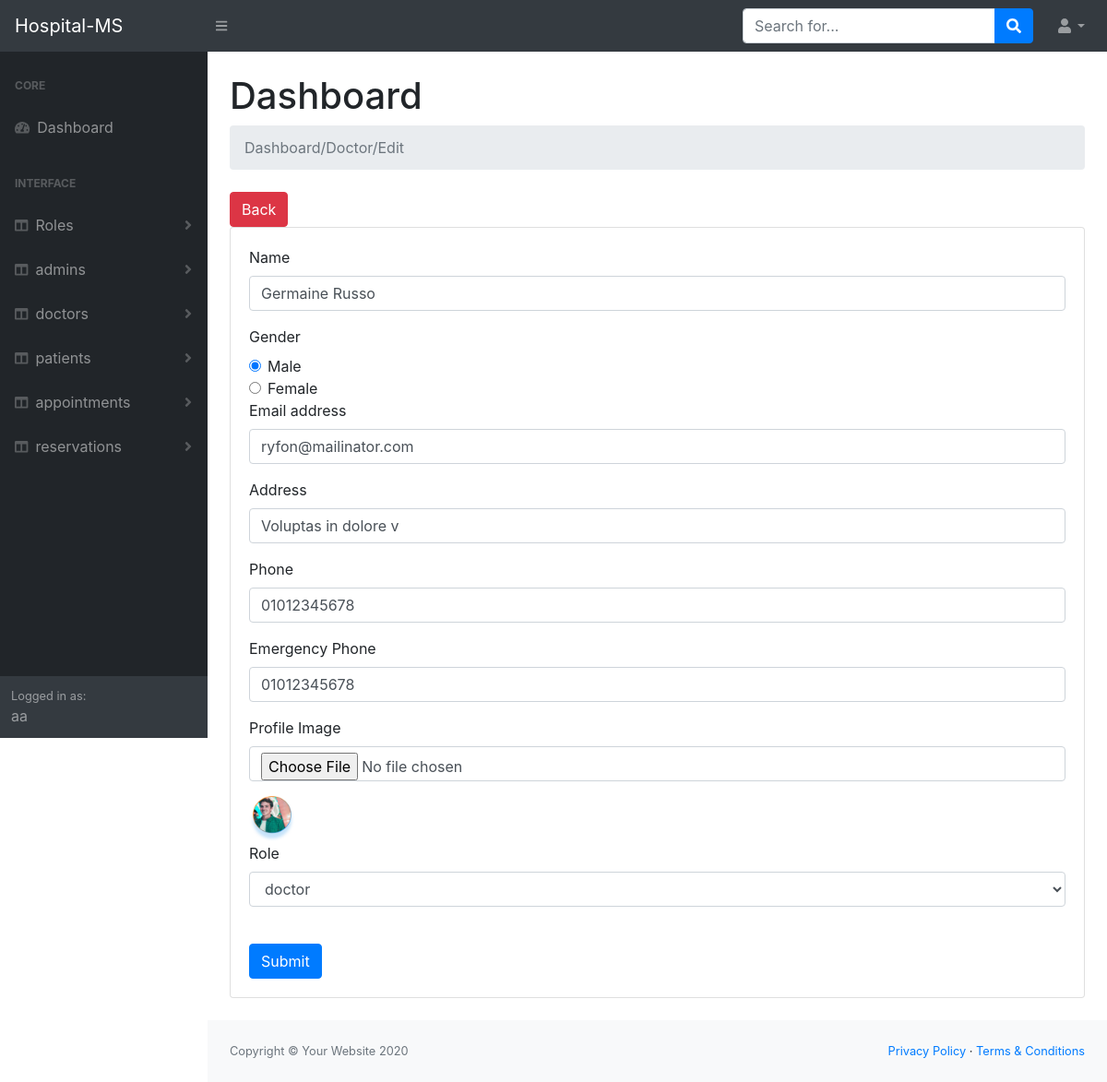
The app's page /Admin/doctors/edit.php?id=22 (signed in) with its own data.
### tables this page shows
CREATE TABLE `users`
(
    `id`             tinyint(4) NOT NULL,
    `name`           char(150) NOT NULL,
    `gender`         tinyint(1) NOT NULL COMMENT '"1 for male, 2 for female" ',
    `email`          char(100) NOT NULL,
    `password`       char(100) NOT NULL,
    `address`        char(150) NOT NULL,
    `phone`          char(11)  NOT NULL,
    `emergencyPhone` char(11)  NOT NULL,
    `image`          char(150) DEFAULT NULL,
    `role_id`        tinyint(100) NOT NULL
);

### Admin/doctors/edit.php (the view, shortened to what this page needs)
<?php
require '../helpers/dbConnection.php';
$id = $_GET['id'];
$sql = "select * from roles where id = 2";
$RoleOp = mysqli_query($con, $sql);
$sql = "select * from users where id = '$id' and role_id = 2";
$op = mysqli_query($con, $sql);
if (mysqli_num_rows($op) == 1) {
    $UserData = mysqli_fetch_assoc($op);
} else {
    $_SESSION['Message'] = ["Message" => "Invalid Id"];
    header("Location: index.php");
    exit();
}
require '../layouts/header.php';
require '../layouts/nav.php';
require '../layouts/sidNav.php';
?>
<main>
    <div class="container-fluid">
        <h1 class="mt-4">Dashboard</h1>
        <ol class="breadcrumb mb-4">
            <li class="breadcrumb-item active">Dashboard/Doctor/Edit</li>
            <?php
            echo '<br>';
            ?>
        </ol>
        <a href='index.php'
           class='btn btn-danger m-r-1em'>Back</a>
        <div class="card mb-4">
            <div class="card-body">
                <form action="edit.php?id=<?php echo($UserData['id']); ?>" method="post"
                      enctype="multipart/form-data">
                    <div class="form-group">
                        <label for="exampleInputName">Name</label>
                        <input type="text" class="form-control" id="exampleInputName" name="name"
                               aria-describedby="" value="<?php echo $UserData['name']; ?>">
                    </div>
                    <label for="gender">Gender</label>
                    <div class="form-check">
                        <input class="form-check-input" type="radio" name="gender"
                               value="male" <?php if ($UserData['gender'] == "1") {
                            echo 'checked';
                        } ?>>
                        <label class="form-check-label" for="male">
                            Male
                        </label>
                    </div>
                    <div class="form-check">
                        <input class="form-check-input" type="radio" name="gender"
                               value="female" <?php if ($UserData['gender'] == "2") {
                            echo 'checked';
                        } ?>>
                        <label class="form-check-label" for="female">
                            Female
                        </label>
                    </div>
                    <div class="form-group">
                        <label for="exampleInputEmail">Email address</label>
                        <input type="email" class="form-control" id="exampleInputEmail1" name="email"
                               aria-describedby="emailHelp"
                               value="<?php echo $UserData['email']; ?>">
                    </div>
                    <div class="form-group">
                        <label for="address">Address</label>
                        <input type="text" class="form-control" id="address" name="address"
                               value="<?php echo $UserData['address']; ?>">
                    </div>
                    <div class="form-group">
                        <label for="phone">Phone</label>
                        <input type="number" class="form-control" id="phone" name="phone"
                               value="<?php echo $UserData['phone']; ?>">
                    </div>
                    <div class="form-group">
                        <label for="emergencyPhone">Emergency Phone</label>
                        <input type="number" class="form-control" id="emergencyPhone" name="emergencyPhone"
                               value="<?php echo $UserData['emergencyPhone']; ?>">
                    </div>
                    <div class="form-group">
                        <label for="image">Profile Image</label>
                        <input type="file" class="form-control" id="image" name="image">
                    </div>
                    <img src="./uploads/<?php echo $UserData['image']; ?>" alt="" height="50px" width="50px"> <br>
                    <div class="form-group">
                        <label for="exampleInputPassword">Role</label>
                        <select class="form-control" id="exampleInputPassword1" name="role_id">
                            <?php
                            while ($data = mysqli_fetch_assoc($RoleOp)) {
                                ?>
                                <option value="<?php echo $data['id']; ?>" <?php if ($data['id'] == $data['title']) {
                                    echo 'selected';
                                } ?>><?php echo $data['title']; ?></option>
                            <?php }
                            ?>
                        </select>
                    </div>
                    <br>
                    <button type="submit" class="btn btn-primary">Submit</button>
                </form>
            </div>
        </div>
    </div>
</main>
<?php
require '../layouts/footer.php';
?>

### records on screen
users: name "Germaine Russo", gender "☑", email "ryfon@mailinator.com", address "Voluptas in dolore v", phone "01012345678", emergencyPhone "01012345678", image (picture)

### other values on screen
$module "Roles"
$module "admins"
$module "doctors"
$module "patients"
$module "appointments"
$module "reservations"
$_SESSION['user']['name'] "aa"
form field role_id "doctor"
